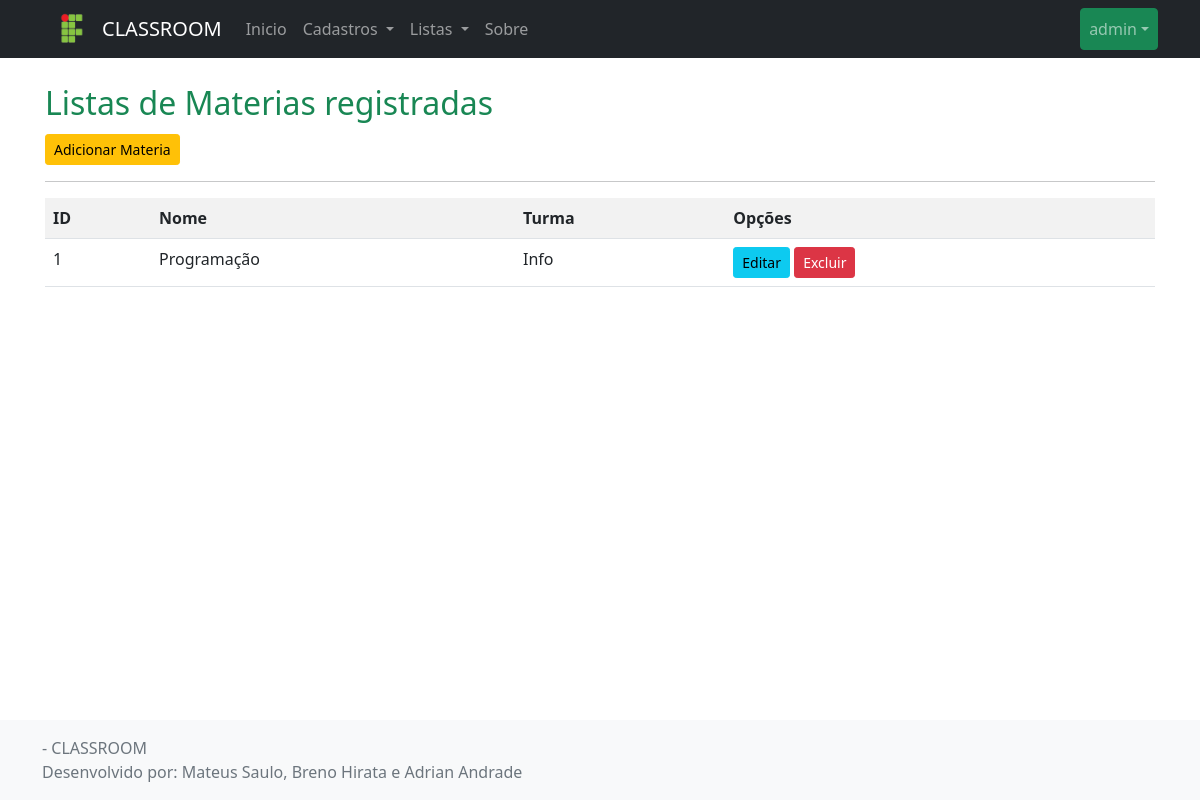
Before: /listar/materia/ (signed in) with the older database file.
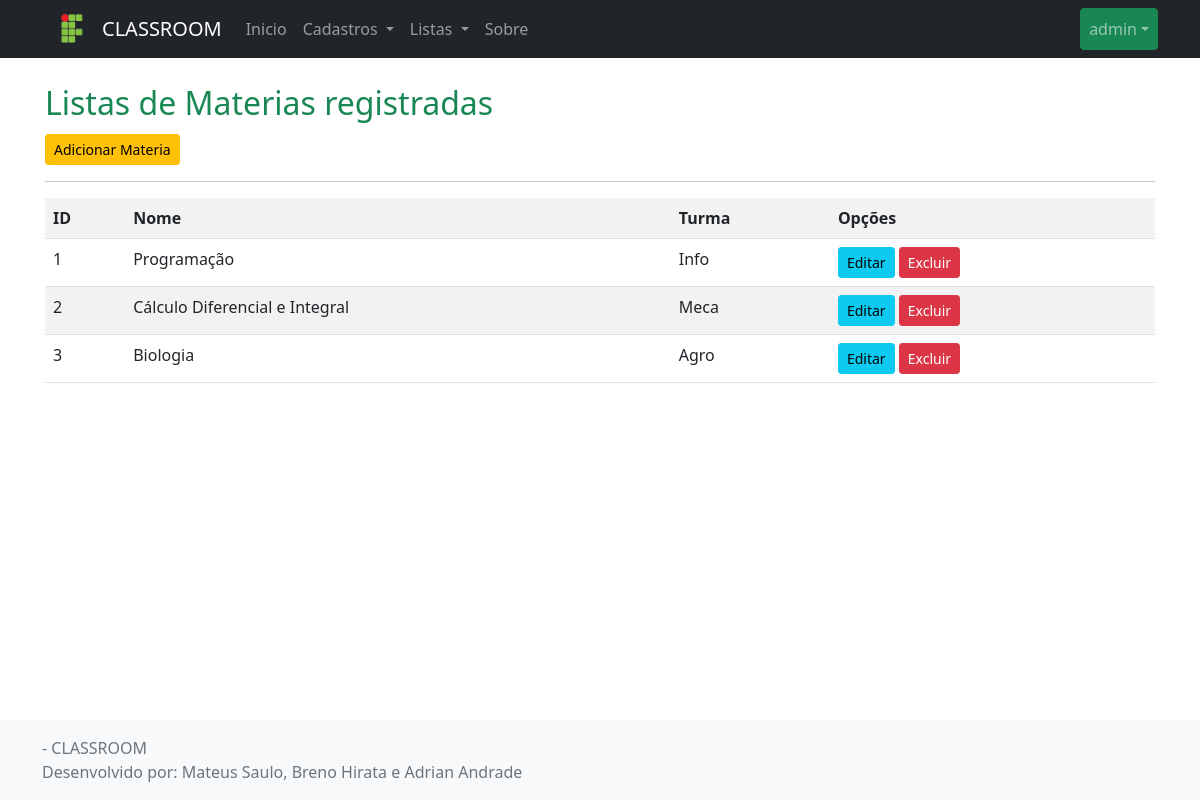
After: the same page with the newer database file.
### cadastros/models.py (models this page shows, shortened)
class Materia(models.Model):
    nome = models.CharField(max_length=50)
    turma = models.ForeignKey(Turma, on_delete=models.PROTECT)

class Turma(models.Model):
    curso = models.ForeignKey(Curso, on_delete=models.PROTECT)
    def __str__(self):
        return self.curso.nome

class Curso(models.Model):
    nome = models.CharField(max_length=50)

### cadastros/views.py (the view)
# urls.py: path('listar/materia/', MateriaList.as_view(), name='listar-materia'),
class MateriaList(LoginRequiredMixin, ListView):
    login_url = reverse_lazy('login')
    model = Materia
    template_name = 'cadastros/listas/materia.html'

### cadastros/templates/cadastros/listas/materia.html
{% extends 'paginas/modelo.html' %}
{% load static %}
{% block conteudo %}
<h2 class="text-success border-buttom border-warning pb-1 nt-4">
    Listas de Materias registradas
</h2>
<a href="{% url 'cadastrar-materia' %}" class="btn btn-warning btn-sm">Adicionar Materia</a>
<hr>
<div class="table-responsive">
    <table class="table table-striped">
        <tr>
            <th>ID</th>
            <th>Nome</th>
            <th>Turma</th>
            <th>Opções</th>
        </tr>
        {% for materia in object_list %}
        <tr>
            <td>{{ materia.pk }}</td>
            <td>{{ materia.nome }}</td>
            <td>{{ materia.turma }}</td>
            <td>
                <a href="{% url 'editar-materia' materia.pk %}" class="btn btn-info btn-sm">Editar</a>
                <a href="{% url 'excluir-materia' materia.pk %}" class="btn btn-danger btn-sm">Excluir</a>
            </td>
        </tr>
        {% empty %}
        <tr>
            <td colspan="3">Nenhuma Materia registrada.</td>
        </tr>
        {% endfor %}
    </table>
</div>
{% endblock %}

### paginas/templates/paginas/modelo.html (shortened to what this page needs)
{% load static %}
<!doctype html>
<html lang="pt-br" class="h-100">
<head>
    <link href="{% static 'css/bootstrap.css' %}" rel="stylesheet">
</head>
<body class="d-flex flex-column h-100">
    <header>
        <nav class="navbar navbar-expand-md navbar-dark fixed-top bg-dark">
            <div class="container">
            <img src="{% static 'img/ifpr.png' %}" width="60" alt=""><a class="navbar-brand" href="{% url 'index' %}">CLASSROOM</a>
                <div class="collapse navbar-collapse" id="navbarCollapse">
                    <ul class="navbar-nav me-auto mb-2 mb-md-0">
                        <li class="nav-item">
                            <a class="nav-link" aria-current="page" href="{% url 'index' %}">Inicio</a>
                        </li>
                        {% if request.user.is_authenticated %}
                        <li class="nav-item dropdown">
                            <a class="nav-link dropdown-toggle" href="#" id="navbarDropdown" role="button"
                                data-bs-toggle="dropdown" aria-expanded="false">
                                Cadastros
                            </a>
                        </li>
                        {% endif %}
                        {% if request.user.is_authenticated %}
                        <li class="nav-item dropdown">
                            <a class="nav-link dropdown-toggle" href="#" id="navbarDropdown" role="button" data-bs-toggle="dropdown"
                                aria-expanded="false">
                                Listas
                            </a>
                        </li>
                        {% endif %}
                        <li class="nav-item">
                            <a class="nav-link" href="{% url 'sobre' %}">Sobre</a>
                        </li>
                    </ul>
                <ul class="navbar-nav">
                    {% if request.user.is_authenticated %}
                    <li class="nav-item dropdown">
                        <a class="btn btn-success mx-2, nav-link dropdown-toggle" href="#" id="navbarDropdown" role="button" data-bs-toggle="dropdown"
                            aria-expanded="false">
                                {{ request.user }}</a>
                    </li>
                    {% else %}
                    <a href="{% url 'login' %}" class="btn btn-success mx-2">Login</a>
                    <a href="#" class="btn btn-success mx-2">Registrar</a>
                    {% endif %}
                </ul>
                </div>
            </div>
        </nav>
    </header>
    <main class="flex-shrink-0">
        <div class="container">
            <br>
            {% block conteudo %}{% endblock %}
        </div>
    </main>
    <footer class="footer mt-auto py-3 bg-light">
        <div class="container">
            <span class="text-muted">
                {% block rodape %}
                <img src="{% static 'img/ifverde.png' %}" width="40" alt="">- CLASSROOM <br>
                Desenvolvido por: Mateus Saulo, Breno Hirata e Adrian Andrade
                {% endblock %}
            </span>
        </div>
    </footer>
</body>
</html>

### paginas/templates/paginas/modelo.html (style rules this page uses)
main>.container { padding: 60px 15px 0; }

Changed rows visible on the page:
added Materia: pk "2", nome "Cálculo Diferencial e Integral", turma "Meca"
added Materia: pk "3", nome "Biologia", turma "Agro"
